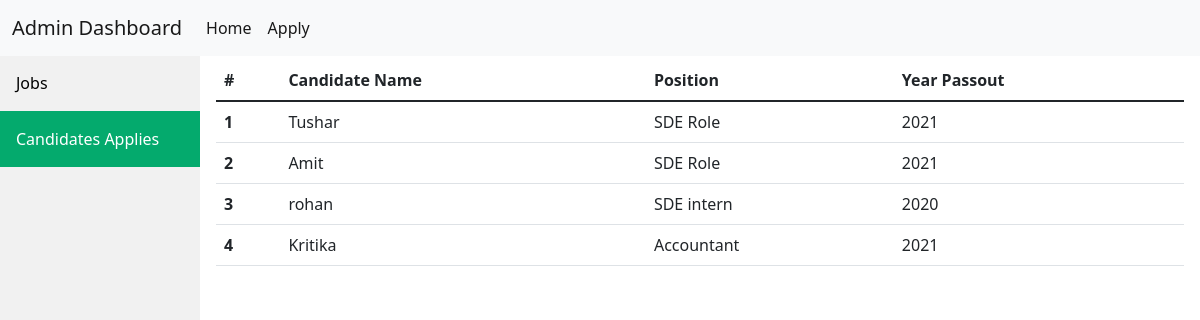
/jobs.php, run on the app's committed database.
### tables this page shows
CREATE TABLE `candidates` (
  `id` int(10) NOT NULL,
  `name` varchar(255) NOT NULL,
  `apply` varchar(255) NOT NULL,
  `qual` text NOT NULL,
  `year` varchar(255) NOT NULL
);

### jobs.php (the view)
<?php include 'header_active.php' ?>
<?php include 'config.php' ?>
<div class="content">
    <table class="table">
        <thead>
            <tr>
                <th scope="col">#</th>
                <th scope="col">Candidate Name</th>
                <th scope="col">Position</th>
                <th scope="col">Year Passout</th>
            </tr>
        </thead>
        <tbody>
            <?php
            $Result = mysqli_query($conn, "SELECT `name`, `apply`, `year` FROM `candidates`");
            $i = 0;
            if ($Result->num_rows > 0) {
                while ($rows = $Result->fetch_assoc()) {
                    echo '
                    <tr>
                        <th scope="row">' . ++$i . '</th>
                        <td>' . $rows['name'] . '</td>
                        <td>' . $rows['apply'] . '</td>
                        <td>' . $rows['year'] . '</td>
                    </tr>';
                }
            } else {
                echo "";
            }
            ?>
        </tbody>
    </table>
</div>

### style/style.css (style rules this page uses)
div.content { margin-left: 200px; padding: 1px 16px; height: 1000px; position: relative; padding-top: 60px; }

### data on the page
candidates: name "Tushar", apply "SDE Role", year "2021"
candidates: name "Amit", apply "SDE Role", year "2021"
candidates: name "rohan", apply "SDE intern", year "2020"
candidates: name "Kritika", apply "Accountant", year "2021"
